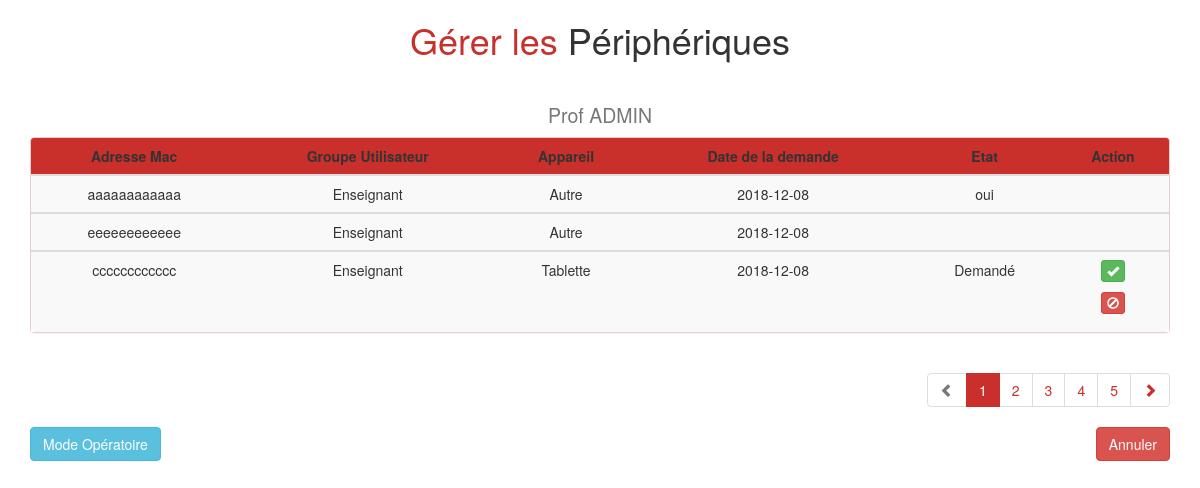
Screenshot of /index.php?uc=gererLesPeripheriques&action=afficherPeripheriques (signed in) with the database file from the repository.
### tables this page shows
CREATE TABLE IF NOT EXISTS `demande` (
  `mac` varchar(12) NOT NULL,
  `num` int(11) NOT NULL,
  `appareil` varchar(25) NOT NULL,
  `groupeUtilisateur` varchar(15) NOT NULL,
  `dateDemande` date NOT NULL,
  `etat` varchar(10) NOT NULL,
  PRIMARY KEY (`mac`)
);

### includes/class.pdowifi.inc.php (called while the page is built, shortened)
<?php
class PdoWifi {
    private static $serveur = 'mysql:host=localhost';
    private static $bdd = 'dbname=lycbonapmut';
    private static $user = 'root';
    private static $mdp = '';
    private static $monPdo;
    private static $monPdoWifi = null;
    private function __construct() {
        PdoWifi::$monPdo = new PDO(
                PdoWifi::$serveur . ';' .
                PdoWifi::$bdd, PdoWifi::$user, PdoWifi::$mdp
        );
        PdoWifi::$monPdo->query('SET CHARACTER SET utf8');
    }
    public static function getPdoWifi() {
        if (PdoWifi::$monPdoWifi == null) {
            PdoWifi::$monPdoWifi = new PdoWifi();
        }
        return PdoWifi::$monPdoWifi;
    }
    public function getLesInfosToutesDemande() {
        $requetePrepare = PdoWifi::$monPdo->prepare(
                'SELECT demande.mac as mac, '
                . 'demande.groupeUtilisateur as groupeUtilisateur, '
                . 'demande.appareil as appareil, '
                . 'demande.dateDemande as dateDemande,'
                . 'demande.etat as etat '
                . 'FROM demande '
        );
        $requetePrepare->execute();
        return $requetePrepare->fetchAll();
    }
}

### vues/v_gererLesPeripheriques.php (the view, shortened to what this page needs)
<link
    rel="stylesheet"
    type="text/css"
    href="../vendor/animate/animate.css"
    >
<link
    rel="stylesheet"
    type="text/css"
    href="../styles/title.css"
    >
<link
    href="//maxcdn.bootstrapcdn.com/bootstrap/3.3.0/css/bootstrap.min.css"
    rel="stylesheet"
    id="bootstrap-css"
    >
<link
    rel="stylesheet"
    type="text/css"
    href="../styles/titleAdmin.css"
    >
<h1
    class="text-center">
    <div
        class="coloradmin animated fadeInLeft">
        Gérer les
    </div>
    <div
        class="animated fadeInRight">
        Périphériques
    </div>
</h1>
<div id="accueil">
    <h2 class="text-center">
        <small>
            <?php echo $_SESSION['prenom'] . ' ' . $_SESSION['nom'] ?>
        </small>
    </h2>
</div>
<div class="container">
    <div class="row">
        <div class="col-md-12">
            <?php if (!empty($lesDemandes)) { ?>
                <div class="table-responsive">
                    <div class="panel panel-danger">
                        <table
                            id="mytable"
                            class="table table-bordred table-striped"
                            >
                            <thead
                                class="theadColorAdmin"
                                >
                                <tr>
                                    <th
                                        class="mac text-center">
                                        Adresse Mac
                                    </th>
                                    <th
                                        class="groupeUtilisateur text-center">
                                        Groupe Utilisateur
                                    </th>
                                    <th
                                        class="appareil text-center">
                                        Appareil
                                    </th>
                                    <th
                                        class='dateDemande text-center'>
                                        Date de la demande
                                    </th>
                                    <th
                                        class='etat text-center'>
                                        Etat
                                    </th>
                                    <th
                                        class='action text-center'>
                                        Action
                                    </th>
                                </tr>
                            </thead>
                            <?php
                            foreach ($lesDemandes as $uneDemande) {
                                $mac = $uneDemande['mac'];
                                $groupeUtilisateur = $uneDemande['groupeUtilisateur'];
                                $appareil = $uneDemande['appareil'];
                                $dateDemande = $uneDemande['dateDemande'];
                                $etat = $uneDemande['etat'];
                                ?>
                                <tbody>
                                    <tr value="<?php echo $mac ?>">
                                        <td>
                                            <?php echo $mac ?>
                                        </td>
                                        <td>
                                            <?php echo $groupeUtilisateur ?>
                                        </td>
                                        <td>
                                            <?php echo $appareil ?>
                                        </td>
                                        <td>
                                            <?php echo $dateDemande ?>
                                        </td>
                                        <td>
                                            <?php echo $etat ?>
                                        </td>
                                        <td>
                                            <?php if ($etat == 'Demandé') { ?>
                                                <p
                                                    data-placement="top"
                                                    data-toggle="tooltip"
                                                    title="Accepter">
                                                    <a href="index.php?uc=gererLesPeripheriques&action=confirmeEnregistrementPeripherique&adresseMac=<?php echo $mac ?>">
                                                        <button
                                                            class="btn btn-success btn-xs"
                                                            data-title="Accepter"
                                                            onclick="return confirm('Voulez-vous vraiment valider?');">
                                                            <span
                                                                class="glyphicon glyphicon-ok">
                                                            </span>
                                                        </button>
                                                    </a>
                                                </p>
                                                <p
                                                    data-placement="top"
                                                    data-toggle="tooltip"
                                                    title="Refuser">
                                                    <a href="index.php?uc=gererLesPeripheriques&action=refuseEnregistrementPeripherique&adresseMac=<?php echo $mac ?>">
                                                        <button
                                                            class="btn btn-danger btn-xs"
                                                            data-title="Refuser"
                                                            onclick="return confirm('Voulez-vous vraiment valider?');">
                                                            <span
                                                                class="glyphicon glyphicon-ban-circle">
                                                            </span>
                                                        </button>
                                                    </a>
                                                </p>
                                            <?php } ?>
                                        </td>
                                    </tr>
                                <?php } ?>
                            </tbody>
                        </table>
                    </div>
                    <ul class="pagination pull-right">
                        <li
                            class="disabled">
                            <a href="#">
                                <span
                                    class="glyphicon glyphicon-chevron-left">
                                </span>
                            </a>
                        </li>
                        <li
                            class="active">
                            <a href="#">
                                1
                            </a>
                        </li>
                        <li>
                            <a href="#">
                                2
                            </a>
                        </li>
                        <li>
                            <a href="#">
                                3
                            </a>
                        </li>
                        <li>
                            <a href="#">
                                4
                            </a>
                        </li>
                        <li>
                            <a href="#">
                                5
                            </a>
                        </li>
                        <li>
                            <a href="#">
                                <span
                                    class="glyphicon glyphicon-chevron-right">
                                </span>
                            </a>
                        </li>
                    </ul>
                </div>
            <?php } else { ?>
                <h3>Aucune demande d'accès à ce jour</h3>
            <?php } ?>
            <a href="index.php?uc=modeOperatoire&action=afficherModeOperatoire" >
                <button
                    type="button"
                    class="btn btn-info pull-left">
                    Mode Opératoire
                </button>
            </a>
            <a href="index.php?uc=accueil">
                <button
                    type="button"
                    class="btn btn-danger pull-right">
                    Annuler
                </button>
            </a>
        </div>
    </div>
</div>
<link
    href="//maxcdn.bootstrapcdn.com/bootstrap/3.3.0/css/bootstrap.min.css"
    rel="stylesheet"
    id="bootstrap-css"
    >
<link
    rel="stylesheet"
    type="text/css"
    href="../styles/titleAdmin.css"
    >

### vues/v_entete.php (shortened to what this page needs)
<!DOCTYPE html>
<html lang="fr">
    <head>
    </head>
    <body>

### index.php (shortened to what this page needs)
<?php
require_once 'includes/class.pdowifi.inc.php';
$pdo = PdoWifi::getPdoWifi();
require 'vues/v_entete.php';
$uc = filter_input(INPUT_GET, 'uc', FILTER_SANITIZE_STRING);
switch ($uc) {
    case 'gererLesPeripheriques':
        include 'controleurs/c_gererLesPeripheriques.php';
        break;
}
require 'vues/v_pied.php';

### controleurs/c_gererLesPeripheriques.php (shortened to what this page needs)
<?php
$action = filter_input(INPUT_GET, 'action', FILTER_SANITIZE_STRING);
switch ($action) {
    case 'afficherPeripheriques':
        $lesDemandes = $pdo->getLesInfosToutesDemande();
        include 'vues/v_gererLesPeripheriques.php';
        break;
}

### vues/v_pied.php (shortened to what this page needs)
    </body>
</html>

### styles/title.css (style rules this page uses)
html, body { height: 100%; font-family: 'Varela Round' sans-serif; text-align: center; }
h1 { font-size: 3rem; display: inline-block; }
h1 div { position: relative; float: left; }
h1 div:first-child { color: #3498db; margin-right: 1rem; }
p { font-size: 1.2rem; color: gray; text-transform: uppercase; }
.theadColorAdmin { background-color: #c9302c; }
h1, h2, h3, h4, h5, h6, .h1, .h2, .h3, .h4, .h5, .h6 { font-family: inherit; font-weight: 500; color: inherit; }

### styles/titleAdmin.css (style rules this page uses)
h1 div:first-child { color: #c9302c; margin-right: 1rem; }
.pagination>.active>a, .pagination>.active>span, .pagination>.active>a:hover, .pagination>.active>span:hover, .pagination>.active>a:focus, .pagination>.active>span:focus { z-index: 2; color: #fff; cursor: default; background-color: #c9302c; border-color: #c9302c; }
.pagination>li>a, .pagination>li>span { position: relative; float: left; padding: 6px 12px; margin-left: -1px; line-height: 1.42857143; color: #c9302c; text-decoration: none; background-color: #fff; border: 1px solid #ddd; }
html, body { background: $background; font-size: 16px; }

### rows the page displays
demande: mac "aaaaaaaaaaaa", groupeUtilisateur "Enseignant", appareil "Autre", dateDemande "2018-12-08", etat "oui"
demande: mac "eeeeeeeeeeee", groupeUtilisateur "Enseignant", appareil "Autre", dateDemande "2018-12-08"
demande: mac "cccccccccccc", groupeUtilisateur "Enseignant", appareil "Tablette", dateDemande "2018-12-08", etat "Demandé"

### other values shown
$_SESSION['prenom'] "Prof"
$_SESSION['nom'] "ADMIN"
